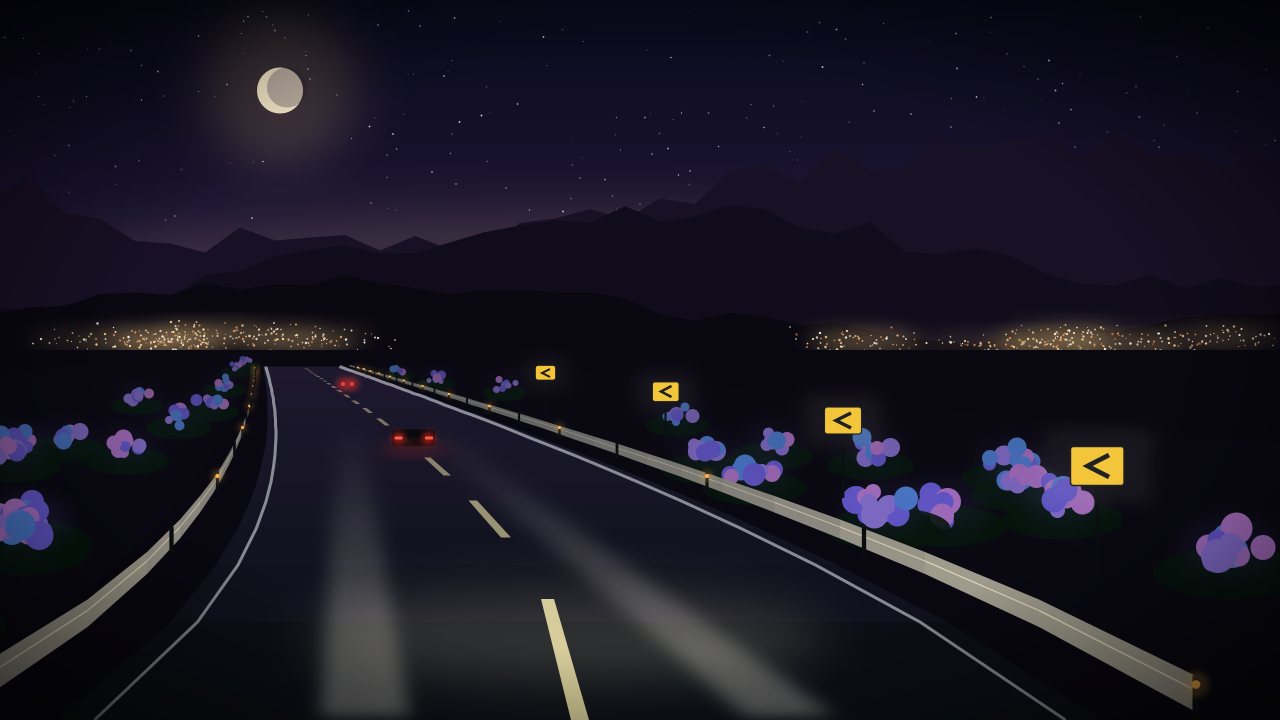
#> input picture scripts/art/out.png/id1.png, 2560 x 1440 px (shown at 1/2 size)
$ python scenes.py out.png
#> lines starting #> are read from the running program, lines starting #| are printed output that depends on the picture
#!/usr/bin/env python3
"""Original night mountain-pass illustrations for the launcher's hub.

Dev-time asset authoring only (the outputs, assets/art/*.jpg, are committed;
nothing in the build or the package runs this). Every scene is drawn here
from shapes and a fixed seed: no photos, no game files, no official art, no
logos and no characters. A scene is a winding road at night with guardrails,
headlight beams, tail lights ahead, city lights in the valley and, depending
on the scene, hairpins on the hillside, hydrangeas, fog, a tunnel mouth,
rain or warning chevrons.

usage: python3 -I scripts/art/scenes.py assets/art   (needs rsvg-convert, Pillow)
"""
import math
import os
import random
import subprocess
import sys

W, H = 2560, 1440
HORIZON = 700
VX = W // 2 - 120


def hexrgb(h):
    h = h.lstrip('#')
    return tuple(int(h[i:i + 2], 16) for i in (0, 2, 4))


def mix(a, b, t):
    a, b = hexrgb(a), hexrgb(b)
    return '#%02x%02x%02x' % tuple(round(x + (y - x) * t) for x, y in zip(a, b))


class Scene:
    def __init__(self, slug, seed, sky_top, sky_glow, light, accent, bend, wiggle=0.0,
                 features=(), flowers=('#7b6cff', '#a98bff', '#5a9bff', '#d98cf0')):
        self.slug, self.seed = slug, seed
        self.sky_top, self.sky_glow, self.light, self.accent = sky_top, sky_glow, light, accent
        self.bend, self.wiggle, self.features, self.flowers = bend, wiggle, set(features), flowers


SCENES = [
    # ID1: dusk over the pass, hydrangeas along the rail, chevrons on the bend
    Scene('id1', 3, '#0a0a1c', '#4a2e6e', '#ffd28a', '#fff1d0', -0.8, 0.0,
          ['hydrangea', 'chevrons', 'city', 'moon']),
    # ID2: forest and fog, teal
    Scene('id2', 5, '#041412', '#124a44', '#9ff2d6', '#e3fff4', 0.7, 0.3,
          ['fog', 'trees', 'tunnel']),
    # ID3: twilight orange, a switchback climbing the hill
    Scene('id3', 8, '#120a14', '#7a3a1c', '#ffb25a', '#ffe6c2', -1.0, 0.5,
          ['switchback', 'city', 'chevrons']),
    # ID4: moonlit long descent, blue
    Scene('id4', 13, '#050b1a', '#1c3f78', '#a8c8ff', '#eef4ff', 0.25, 0.0,
          ['city', 'moon', 'trees']),
    # ID5: rain, magenta lights
    Scene('id5', 17, '#0c0618', '#5a1e6a', '#ff8ae0', '#ffe0f6', 0.55, 0.2,
          ['rain', 'chevrons', 'city']),
    # ID6: deep teal, double hairpin and a moon
    Scene('id6', 19, '#04101a', '#0f4a5e', '#7fe6ff', '#dff8ff', -0.6, 0.6,
          ['switchback', 'moon', 'trees']),
    # ID7: amber tunnel mouth ahead
    Scene('id7', 23, '#100a06', '#6a4410', '#ffc04d', '#fff0c7', -0.35, 0.0,
          ['tunnel', 'trees', 'fog']),
    # ID8: red dawn glow, hydrangeas and a hairpin
    Scene('id8', 29, '#140508', '#7a1e2a', '#ff7a6a', '#ffd9d2', 0.85, 0.4,
          ['hydrangea', 'switchback', 'chevrons'], ('#ff8fb0', '#ffb3c8', '#e66a9a', '#c9a0ff')),
    # Zero: city overlook, cyan
    Scene('zero', 31, '#040a18', '#0e3a6a', '#5ce1ff', '#d4f6ff', 0.95, 0.0,
          ['city', 'chevrons', 'moon']),
    # THE ARCADE Season 3: indigo fog and hydrangeas
    Scene('ta3', 37, '#08081e', '#2e2a78', '#b4a8ff', '#ece8ff', -0.5, 0.3,
          ['hydrangea', 'fog', 'trees']),
    # THE ARCADE Season 5: gold, switchback and a moon
    Scene('ta5', 41, '#0e0a04', '#6e5210', '#ffd24d', '#fff3c4', 0.35, 0.5,
          ['switchback', 'moon', 'city']),
]


# ----------------------------------------------------------------- the road

def centre(s, u):
    """The road's centre line at depth u (0 at the horizon, 1 at the bottom edge)."""
    far = (1 - u) ** 2
    return VX + s.bend * 760 * far + s.wiggle * 220 * math.sin(u * 8.5 + s.seed) * (1 - u) ** 1.2


def half_width(u):
    return 34 + 1010 * u


def ypos(u):
    return HORIZON + (H - HORIZON) * u


def pt(s, u, lateral, height=0.0):
    """Screen point at depth u, `lateral` road half-widths from the centre, `height` above the road."""
    return centre(s, u) + lateral * half_width(u), ypos(u) - height * 520 * u


def depths(n, near=1.0, far=0.045, power=1.0):
    """Equal steps in distance (u is 1/z), near to far."""
    z0, z1 = 1 / near, 1 / far
    return [1 / (z0 + (z1 - z0) * (i / (n - 1)) ** power) for i in range(n)]


def defs(s):
    return f'''<defs>
  <linearGradient id="sky" x1="0" y1="0" x2="0" y2="1">
    <stop offset="0" stop-color="{s.sky_top}"/>
    <stop offset="0.6" stop-color="{mix(s.sky_top, s.sky_glow, 0.55)}"/>
    <stop offset="1" stop-color="{s.sky_glow}"/>
  </linearGradient>
  <linearGradient id="road" x1="0" y1="0" x2="0" y2="1">
    <stop offset="0" stop-color="{mix('#0c1016', s.sky_glow, 0.35)}"/>
    <stop offset="1" stop-color="#05070a"/>
  </linearGradient>
  <linearGradient id="beam" x1="0" y1="1" x2="0" y2="0">
    <stop offset="0" stop-color="{mix('#ffffff', s.accent, 0.35)}" stop-opacity="0.55"/>
    <stop offset="1" stop-color="{mix('#ffffff', s.accent, 0.35)}" stop-opacity="0"/>
  </linearGradient>
  <radialGradient id="vig" cx="0.5" cy="0.5" r="0.75">
    <stop offset="0.55" stop-color="#000" stop-opacity="0"/>
    <stop offset="1" stop-color="#000" stop-opacity="0.78"/>
  </radialGradient>
  <filter id="blur6" x="-50%" y="-50%" width="200%" height="200%"><feGaussianBlur stdDeviation="6"/></filter>
  <filter id="blur18" x="-50%" y="-50%" width="200%" height="200%"><feGaussianBlur stdDeviation="18"/></filter>
  <filter id="blur50" x="-50%" y="-50%" width="200%" height="200%"><feGaussianBlur stdDeviation="50"/></filter>
</defs>'''


def sky(r, s):
    out = [f'<rect width="{W}" height="{H}" fill="url(#sky)"/>']
    for _ in range(220):
        out.append(f'<circle cx="{r.randint(0, W)}" cy="{r.randint(20, HORIZON - 260)}" r="{r.uniform(0.7, 2.0):.1f}" '
                   f'fill="#fff" opacity="{r.uniform(0.2, 0.85):.2f}"/>')
    if 'moon' in s.features:
        mx, my = r.choice([560, 1900]), r.randint(150, 260)
        out.append(f'<circle cx="{mx}" cy="{my}" r="150" fill="{s.light}" opacity="0.18" filter="url(#blur50)"/>')
        out.append(f'<circle cx="{mx}" cy="{my}" r="46" fill="{s.accent}" opacity="0.95"/>')
        out.append(f'<circle cx="{mx + 14}" cy="{my - 6}" r="40" fill="{mix(s.sky_top, s.sky_glow, 0.3)}" opacity="0.28"/>')
    out.append(f'<ellipse cx="{VX}" cy="{HORIZON}" rx="1500" ry="280" fill="{s.light}" opacity="0.14" filter="url(#blur50)"/>')
    return '\n'.join(out)


def ridge(r, s, base, amp, shade, step=70, phase=0.0):
    pts = [f'-10,{HORIZON + 40}']
    x = -10
    while x <= W + 80:
        y = base - amp * (0.5 + 0.5 * math.sin(x / 430 + phase)) - r.uniform(0, amp * 0.35)
        pts.append(f'{x},{y:.0f}')
        x += step
    pts.append(f'{W + 10},{HORIZON + 40}')
    return f'<polygon points="{" ".join(pts)}" fill="{shade}"/>'


def mountains(r, s):
    out = []
    for k, (base, amp) in enumerate([(HORIZON - 150, 230), (HORIZON - 70, 170), (HORIZON - 10, 110)]):
        shade = mix('#020306', s.sky_glow, 0.30 - 0.10 * k)
        out.append(ridge(r, s, base, amp, shade, phase=k * 1.7 + s.seed))
    return '\n'.join(out)


def city_lights(r, s):
    """The town in the valley: clusters of small lights just above the horizon."""
    out = []
    for _ in range(26):
        cx = r.choice([r.randint(60, VX - 520), r.randint(VX + 560, W - 60)])
        cy = HORIZON - r.randint(0, 36)
        for _ in range(r.randint(14, 34)):
            x, y = cx + r.gauss(0, 70), cy + r.gauss(0, 10)
            c = r.choice([s.light, s.accent, '#ffffff', '#ff9a5a'])
            out.append(f'<circle cx="{x:.0f}" cy="{y:.0f}" r="{r.uniform(1.1, 2.6):.1f}" fill="{c}" opacity="{r.uniform(0.5, 1):.2f}"/>')
        out.append(f'<ellipse cx="{cx}" cy="{cy}" rx="110" ry="22" fill="{s.light}" opacity="0.12" filter="url(#blur18)"/>')
    return '\n'.join(out)


def switchback(r, s):
    """A lit hairpin road climbing the hillside on the outside of the bend."""
    side = -1 if s.bend > 0 else 1
    out = [f'<polygon points="{VX + side * 380},{HORIZON + 20} {VX + side * 1200},{HORIZON - 520} '
           f'{VX + side * 2000},{HORIZON - 120} {VX + side * 2000},{HORIZON + 20}" fill="{mix("#020306", s.sky_glow, 0.14)}"/>']
    x, y = VX + side * 520, HORIZON - 10
    pts = [(x, y)]
    for i in range(7):
        x += side * (300 if i % 2 == 0 else -260) * (1 - i * 0.07)
        y -= 62
        pts.append((x, y))
    d = 'M' + ' L'.join(f'{px:.0f},{py:.0f}' for px, py in pts)
    out.append(f'<path d="{d}" stroke="{s.light}" stroke-width="12" fill="none" opacity="0.28" filter="url(#blur6)"/>')
    out.append(f'<path d="{d}" stroke="{mix("#10141a", s.light, 0.25)}" stroke-width="7" fill="none" stroke-linejoin="round"/>')
    for (x0, y0), (x1, y1) in zip(pts, pts[1:]):
        n = 9
        for k in range(n):
            t = k / n
            out.append(f'<circle cx="{x0 + (x1 - x0) * t:.0f}" cy="{y0 + (y1 - y0) * t - 7:.0f}" r="2.4" fill="{s.accent}" opacity="0.95"/>')
    # a car's headlights climbing it
    hx, hy = pts[3]
    for dx in (-5, 5):
        out.append(f'<circle cx="{hx + dx:.0f}" cy="{hy - 4:.0f}" r="3.4" fill="#fffbe6"/>')
    out.append(f'<circle cx="{hx:.0f}" cy="{hy - 4:.0f}" r="26" fill="#fffbe6" opacity="0.35" filter="url(#blur6)"/>')
    return '\n'.join(out)


def tunnel_mouth(r, s):
    u = 0.07
    cx = centre(s, u)
    w, h = 190, 150
    y = ypos(u)
    out = [f'<rect x="{cx - w - 90:.0f}" y="{y - h - 60:.0f}" width="{2 * w + 180}" height="{h + 70}" rx="40" fill="{mix("#020306", s.sky_glow, 0.2)}"/>',
           f'<path d="M{cx - w:.0f},{y + 8:.0f} L{cx - w:.0f},{y - h * 0.55:.0f} Q{cx:.0f},{y - h * 1.5:.0f} {cx + w:.0f},{y - h * 0.55:.0f} L{cx + w:.0f},{y + 8:.0f} Z" fill="#030406"/>',
           f'<path d="M{cx - w:.0f},{y - h * 0.55:.0f} Q{cx:.0f},{y - h * 1.5:.0f} {cx + w:.0f},{y - h * 0.55:.0f}" stroke="{s.light}" stroke-width="5" fill="none" opacity="0.9"/>']
    for k in range(9):
        t = (k + 1) / 10
        a = math.pi * (1 - t)
        lx = cx + math.cos(a) * w * 0.84
        ly = y - h * 0.55 - math.sin(a) * h * 0.55
        out.append(f'<circle cx="{lx:.0f}" cy="{ly:.0f}" r="7" fill="{s.accent}"/>')
    out.append(f'<ellipse cx="{cx:.0f}" cy="{y - h * 0.4:.0f}" rx="{w * 0.9:.0f}" ry="{h * 0.5:.0f}" fill="{s.light}" opacity="0.22" filter="url(#blur18)"/>')
    return '\n'.join(out)


def trees(r, s, n=120):
    """Cedar silhouettes on both banks; nearer ones are bigger."""
    out = []
    col = mix('#010203', s.sky_glow, 0.08)
    items = []
    for _ in range(n):
        u = r.uniform(0.05, 1.0) ** 1.4
        side = r.choice((-1, 1))
        lat = side * r.uniform(1.55, 3.4 + 4 * u)
        x, y = pt(s, u, lat)
        items.append((u, x, y))
    for u, x, y in sorted(items):
        h = 40 + 560 * u
        wd = h * 0.26
        for k in range(4):
            t0 = k / 4
            out.append(f'<polygon points="{x - wd * (1 - t0 * 0.7):.0f},{y - h * t0 * 0.8:.0f} {x:.0f},{y - h * (t0 * 0.8 + 0.42):.0f} '
                       f'{x + wd * (1 - t0 * 0.7):.0f},{y - h * t0 * 0.8:.0f}" fill="{col}"/>')
        out.append(f'<rect x="{x - wd * 0.06:.0f}" y="{y - h * 0.1:.0f}" width="{wd * 0.12:.0f}" height="{h * 0.1:.0f}" fill="{col}"/>')
    return '\n'.join(out)


def road(r, s):
    out = [f'<rect x="0" y="{HORIZON}" width="{W}" height="{H - HORIZON}" fill="{mix("#020305", s.sky_glow, 0.10)}"/>']
    us = depths(60, 1.0, 0.045, 1.0)
    # the asphalt, in strips so the curve is followed
    for u0, u1 in zip(us, us[1:]):
        (xl0, y0), (xr0, _) = pt(s, u0, -1), pt(s, u0, 1)
        (xl1, y1), (xr1, _) = pt(s, u1, -1), pt(s, u1, 1)
        shade = mix('#0b0f15', s.sky_glow, 0.30 * (1 - u0))
        out.append(f'<polygon points="{xl0:.0f},{y0:.0f} {xr0:.0f},{y0:.0f} {xr1:.0f},{y1:.0f} {xl1:.0f},{y1:.0f}" fill="{shade}"/>')
    # the verge beyond the rail
    for side in (-1, 1):
        pts = [pt(s, u, side * 1.32) for u in us] + [pt(s, us[-1], side * 6.0)] + [pt(s, u, side * 6.0) for u in reversed(us)]
        out.append(f'<polygon points="{" ".join(f"{x:.0f},{y:.0f}" for x, y in pts)}" fill="{mix("#030508", s.sky_glow, 0.10)}"/>')
    # edge lines and the centre dashes
    for lat in (-0.93, 0.93):
        pts = [pt(s, u, lat) for u in us]
        out.append(f'<polyline points="{" ".join(f"{x:.0f},{y:.0f}" for x, y in pts)}" stroke="#e8ecf0" stroke-width="6" fill="none" opacity="0.55"/>')
    dash = depths(40, 1.0, 0.05, 1.0)
    for i in range(0, len(dash) - 1, 2):
        u0, u1 = dash[i], dash[i + 1]
        (xa, ya), (xb, yb) = pt(s, u0, 0), pt(s, u1, 0)
        w0, w1 = 2 + 16 * u0, 2 + 16 * u1
        out.append(f'<polygon points="{xa - w0:.0f},{ya:.0f} {xa + w0:.0f},{ya:.0f} {xb + w1:.0f},{yb:.0f} {xb - w1:.0f},{yb:.0f}" '
                   f'fill="#f2e6a8" opacity="{0.35 + 0.5 * u0:.2f}"/>')
    return '\n'.join(out)


def guardrails(r, s):
    out = []
    for side in (-1, 1):
        us = depths(70, 1.0, 0.045, 1.0)
        # the rail: a corrugated band, lit by the headlights near the car
        for u0, u1 in zip(us, us[1:]):
            x0, y0 = pt(s, u0, side * 1.18, 0.10)
            x1, y1 = pt(s, u1, side * 1.18, 0.10)
            t0 = 36 * u0
            t1 = 36 * u1
            lit = min(1.0, 0.25 + u0 * 1.1)
            col = mix('#2a313a', s.accent, lit * 0.55)
            out.append(f'<polygon points="{x0:.0f},{y0 - t0:.0f} {x1:.0f},{y1 - t1:.0f} {x1:.0f},{y1 + t1:.0f} {x0:.0f},{y0 + t0:.0f}" fill="{col}"/>')
            out.append(f'<line x1="{x0:.0f}" y1="{y0 - t0 * 0.2:.0f}" x2="{x1:.0f}" y2="{y1 - t1 * 0.2:.0f}" stroke="{s.accent}" stroke-width="{max(1.0, 3 * u0):.1f}" opacity="{lit * 0.7:.2f}"/>')
        # posts and amber reflectors
        for i, u in enumerate(depths(24, 1.0, 0.05, 1.0)):
            x, y = pt(s, u, side * 1.18, 0.0)
            _, ytop = pt(s, u, side * 1.18, 0.16)
            out.append(f'<line x1="{x:.0f}" y1="{y + 4:.0f}" x2="{x:.0f}" y2="{ytop - 6:.0f}" stroke="#0a0d11" stroke-width="{2 + 12 * u:.1f}"/>')
            if i % 2 == 0:
                out.append(f'<circle cx="{x:.0f}" cy="{ytop + 12 * u:.0f}" r="{1.6 + 7 * u:.1f}" fill="#ffb347"/>')
                out.append(f'<circle cx="{x:.0f}" cy="{ytop + 12 * u:.0f}" r="{4 + 22 * u:.1f}" fill="#ffb347" opacity="0.25" filter="url(#blur6)"/>')
    return '\n'.join(out)


def chevrons(r, s):
    """Yellow arrow boards on the outside of the bend."""
    side = -1 if s.bend > 0 else 1
    out = []
    for u in (0.17, 0.26, 0.40, 0.62):
        x, y = pt(s, u, side * 1.7, 0.0)
        bw, bh = 150 * u + 14, 110 * u + 10
        top = y - 380 * u - 30
        out.append(f'<line x1="{x:.0f}" y1="{top + bh:.0f}" x2="{x:.0f}" y2="{y:.0f}" stroke="#0a0d11" stroke-width="{2 + 9 * u:.1f}"/>')
        out.append(f'<rect x="{x - bw / 2:.0f}" y="{top:.0f}" width="{bw:.0f}" height="{bh:.0f}" rx="{4 + 4 * u:.0f}" fill="#f2c230"/>')
        out.append(f'<rect x="{x - bw / 2:.0f}" y="{top:.0f}" width="{bw:.0f}" height="{bh:.0f}" rx="{4 + 4 * u:.0f}" fill="none" stroke="#101216" stroke-width="{1 + 3 * u:.1f}"/>')
        d = -side
        pts = [(x - d * bw * 0.22, top + bh * 0.22), (x + d * bw * 0.18, top + bh * 0.5), (x - d * bw * 0.22, top + bh * 0.78)]
        out.append(f'<polyline points="{" ".join(f"{px:.0f},{py:.0f}" for px, py in pts)}" stroke="#101216" stroke-width="{2 + 12 * u:.1f}" fill="none" stroke-linejoin="miter"/>')
        out.append(f'<rect x="{x - bw:.0f}" y="{top - bh * 0.4:.0f}" width="{2 * bw:.0f}" height="{bh * 1.8:.0f}" fill="{s.accent}" opacity="0.07" filter="url(#blur18)"/>')
    return '\n'.join(out)


def hydrangeas(r, s):
    """Round flower heads in the verge, lit by the headlights."""
    out = []
    items = []
    for _ in range(46):
        u = r.uniform(0.08, 1.0) ** 1.3
        side = r.choice((-1, 1))
        items.append((u, side, r.uniform(1.42, 2.3 + 2 * u)))
    for u, side, lat in sorted(items):
        x, y = pt(s, u, side * lat, 0.0)
        rad = 12 + 150 * u
        lit = 0.45 + 0.55 * u
        out.append(f'<ellipse cx="{x:.0f}" cy="{y:.0f}" rx="{rad * 1.5:.0f}" ry="{rad * 0.5:.0f}" fill="#06140c" opacity="0.9"/>')
        for _ in range(int(7 + 10 * u)):
            ang = r.uniform(0, 2 * math.pi)
            d = r.uniform(0, rad * 0.8)
            px, py = x + math.cos(ang) * d, y - rad * 0.55 + math.sin(ang) * d * 0.55
            col = mix('#101018', r.choice(s.flowers), lit)
            out.append(f'<circle cx="{px:.0f}" cy="{py:.0f}" r="{rad * r.uniform(0.18, 0.34):.0f}" fill="{col}"/>')
        out.append(f'<ellipse cx="{x:.0f}" cy="{y - rad * 0.5:.0f}" rx="{rad:.0f}" ry="{rad * 0.6:.0f}" fill="{s.flowers[0]}" opacity="{0.10 * lit:.2f}" filter="url(#blur18)"/>')
    return '\n'.join(out)


def fog(r, s):
    out = []
    for k in range(5):
        y = HORIZON - 30 + k * 70 + r.randint(-20, 20)
        out.append(f'<ellipse cx="{r.randint(300, W - 300)}" cy="{y}" rx="{r.randint(700, 1300)}" ry="{r.randint(28, 60)}" '
                   f'fill="{mix(s.sky_glow, "#ffffff", 0.35)}" opacity="{r.uniform(0.10, 0.2):.2f}" filter="url(#blur50)"/>')
    return '\n'.join(out)


def headlights(r, s):
    """Two beams from the viewer's car, a pool of light on the asphalt."""
    out = []
    for dx in (-1, 1):
        x0, x1 = centre(s, 1.0) + dx * 430, centre(s, 0.2) + dx * 70
        out.append(f'<polygon points="{x0 - 90:.0f},{H} {x0 + 90:.0f},{H} {x1 + 22:.0f},{ypos(0.2):.0f} {x1 - 22:.0f},{ypos(0.2):.0f}" '
                   f'fill="url(#beam)" opacity="0.62" filter="url(#blur18)"/>')
    out.append(f'<ellipse cx="{centre(s, 0.78):.0f}" cy="{ypos(0.78):.0f}" rx="520" ry="95" fill="{s.accent}" opacity="0.15" filter="url(#blur50)"/>')
    return '\n'.join(out)


def tail_lights(r, s):
    """The car ahead: two red lamps, a faint body, and their glow on the road."""
    out = []
    u = 0.26
    cx, y = pt(s, u, 0.0)
    wd = 150 * u
    out.append(f'<rect x="{cx - wd * 1.1:.0f}" y="{y - wd * 0.85:.0f}" width="{wd * 2.2:.0f}" height="{wd * 0.85:.0f}" rx="{wd * 0.18:.0f}" fill="#06080b" opacity="0.92"/>')
    out.append(f'<ellipse cx="{cx:.0f}" cy="{y + 6:.0f}" rx="{wd * 1.7:.0f}" ry="{wd * 0.3:.0f}" fill="#ff2a1f" opacity="0.28" filter="url(#blur18)"/>')
    for dx in (-1, 1):
        lx = cx + dx * wd * 0.78
        out.append(f'<circle cx="{lx:.0f}" cy="{y - wd * 0.42:.0f}" r="{wd * 0.34:.0f}" fill="#ff2a1f" opacity="0.5" filter="url(#blur6)"/>')
        out.append(f'<rect x="{lx - wd * 0.2:.0f}" y="{y - wd * 0.5:.0f}" width="{wd * 0.4:.0f}" height="{wd * 0.16:.0f}" rx="2" fill="#ff5a4a"/>')
    # a second pair, far ahead on the bend
    u2 = 0.1
    cx2, y2 = pt(s, u2, 0.2)
    for dx in (-1, 1):
        out.append(f'<circle cx="{cx2 + dx * 9:.0f}" cy="{y2 - 6:.0f}" r="4" fill="#ff3b30"/>')
        out.append(f'<circle cx="{cx2 + dx * 9:.0f}" cy="{y2 - 6:.0f}" r="14" fill="#ff3b30" opacity="0.4" filter="url(#blur6)"/>')
    return '\n'.join(out)


# [6 lines left out: function rain, not called in this run]


def svg(s):
    r = random.Random(s.seed)
    parts = [f'<svg xmlns="http://www.w3.org/2000/svg" width="{W}" height="{H}" viewBox="0 0 {W} {H}">', defs(s),
             sky(r, s), mountains(r, s)]
    if 'city' in s.features:
        parts.append(city_lights(r, s))
    if 'switchback' in s.features:
        parts.append(switchback(r, s))
    if 'tunnel' in s.features:
        parts.append(tunnel_mouth(r, s))
    parts.append(road(r, s))
    if 'trees' in s.features:
        parts.append(trees(r, s))
    if 'fog' in s.features:
        parts.append(fog(r, s))
    if 'hydrangea' in s.features:
        parts.append(hydrangeas(r, s))
    parts.append(guardrails(r, s))
    if 'chevrons' in s.features:
        parts.append(chevrons(r, s))
    parts.append(headlights(r, s))
    parts.append(tail_lights(r, s))
    if 'rain' in s.features:
        parts.append(rain(r))
    parts.append(f'<rect width="{W}" height="{H}" fill="url(#vig)"/>')
    parts.append('</svg>')
    return '\n'.join(parts)


def main():
    out = sys.argv[1]
    os.makedirs(out, exist_ok=True)
    from PIL import Image
    for s in SCENES:
        svg_path = os.path.join(out, s.slug + '.svg')
        png_path = os.path.join(out, s.slug + '.png')
        with open(svg_path, 'w') as f:
            f.write(svg(s))
        subprocess.run(['rsvg-convert', '-o', png_path, svg_path], check=True)
        im = Image.open(png_path).convert('RGB')
#> im is the input picture: PIL image 2560x1440 RGB; mean R, G, B 25.5, 22.8, 34.9
        # light film grain, from the fixed generator so the files repeat
        grain = Image.frombytes('L', im.size, random.Random(s.seed).randbytes(im.size[0] * im.size[1]))
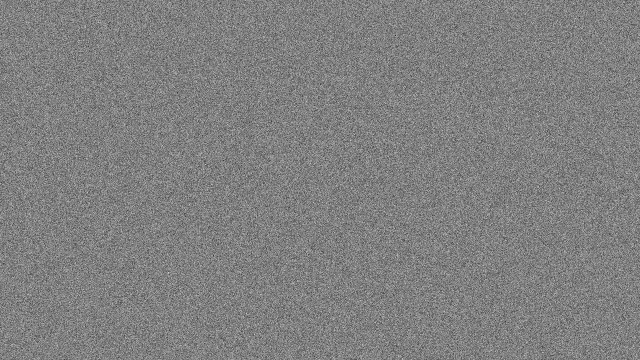
#> grain: PIL image 2560x1440 L (shown at 1/4 size); min 0, max 255, mean 127.5
        im = Image.blend(im, grain.convert('RGB'), 0.03)
        im.resize((1920, 1080), Image.LANCZOS).save(os.path.join(out, s.slug + '.jpg'), quality=86, optimize=True, progressive=True)
        im.resize((512, 288), Image.LANCZOS).save(os.path.join(out, s.slug + '-tile.jpg'), quality=86)
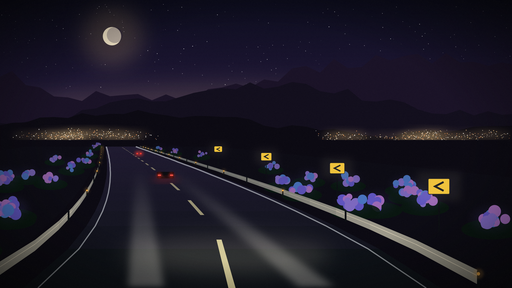
#> saved as id1-tile.jpg: PIL image 512x288 RGB; mean R, G, B 28.1, 25.4, 37.2
        os.remove(png_path)
        os.remove(svg_path)
        print(s.slug)


if __name__ == '__main__':
#> (the run stopped early here; a loop or call above may not have finished)
